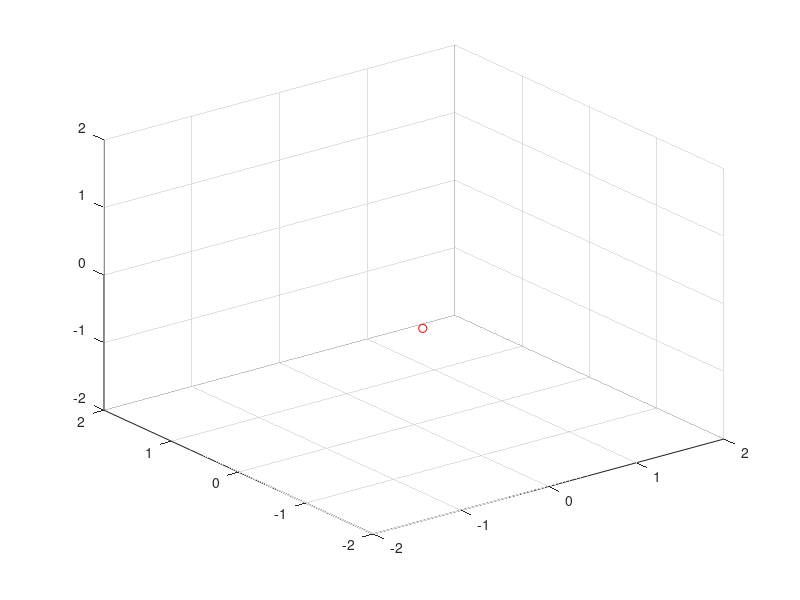
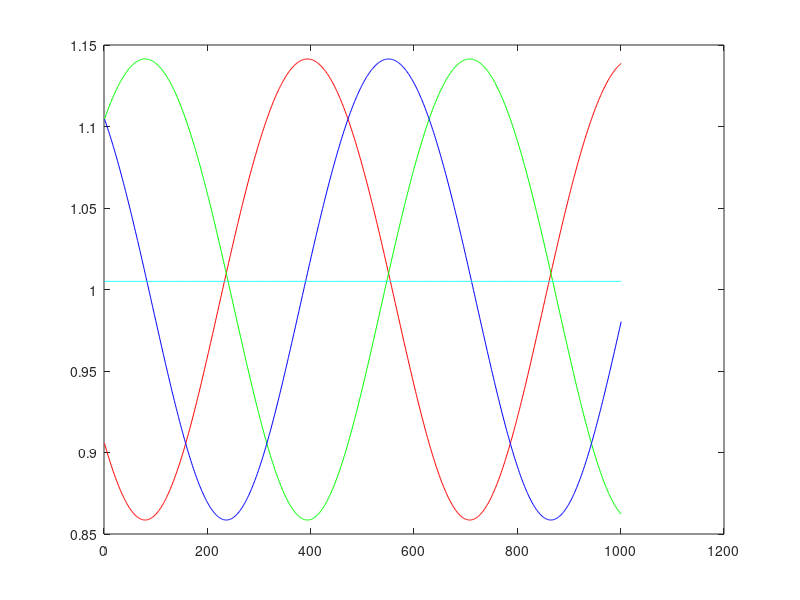

These figures' MATLAB source, in order:
close all
clear all

dt=0.01;
t=0:dt:10;
trajectory=[sin(t);cos(t);0*t];
posTarget=[0;0;0];
posQuad=[0;0;0]
relUwbPos=0.1*[1,1,0;-1,-1,0;1,-1,0;0,0,1]';


tarPlot=plot3(rand(1),rand(1),rand(1),'ro');
grid on
axis(2*[-1,1,-1,1,-1,1])
qv=0.1;

% model
F_r=[1,0,0,dt,0,0;
    0,1,0,0,dt,0;
    0,0,1,0,0,dt;
    0,0,0,1,0,0;
    0,0,0,0,1,0;
    0,0,0,0,0,1];

F_b=eye(4*2+1);
P=eye(9);

x_r=[0;0;0;0;0;0];
x_b=zeros(4*3,1);

Q=diag([0,0,0,qv,qv,qv,0,0,0]);

for i=1:length(t)
    %% produce measurements
    posTarget=trajectory(:,i);
    % generate UWB messenges
    for indUWB=1:4
       zUWB(indUWB)=norm(posQuad+relUwbPos(:,indUWB)-posTarget);
    end
    zUWB_log(:,i)=zUWB';
    set(tarPlot,'XData',posTarget(1),'YData',posTarget(2),'ZData',posTarget(3))
    %drawnow ;%limitrate;
    
    %% estimator
%     x=F*x;
%     P=F*P*F'+Q;
%     
%     h_= x(1:3)+(x(7:9))
end

figure(2)
plot(zUWB_log(1,:),'r')
hold on
plot(zUWB_log(2,:),'g')
plot(zUWB_log(3,:),'b')
plot(zUWB_log(4,:),'c')
